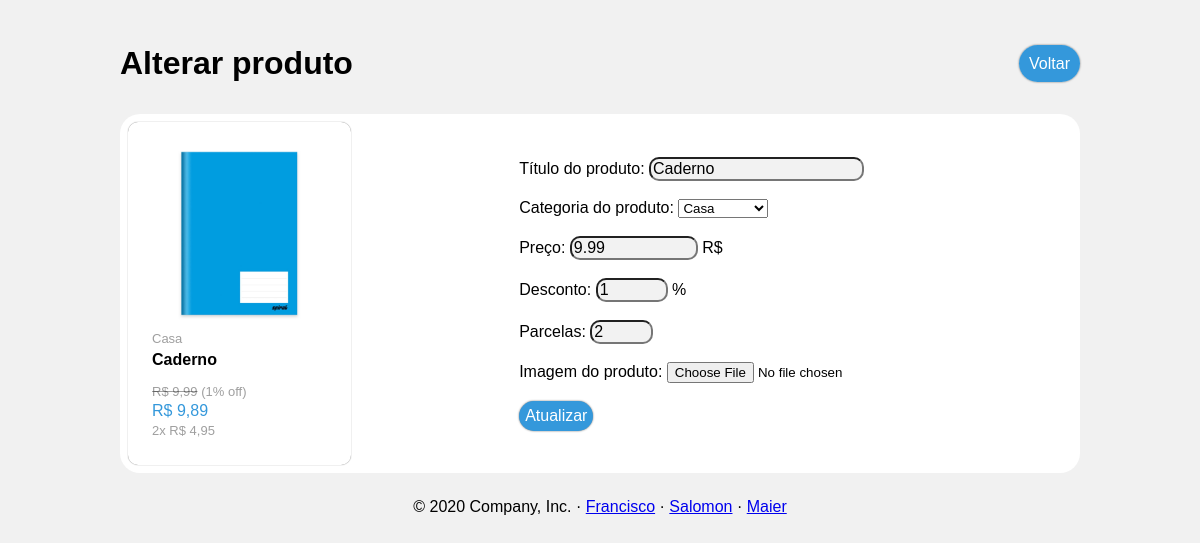
The page /alterar/?id=65 on the database its author committed.
### tables this page shows
CREATE TABLE IF NOT EXISTS `produto` (
  `id` int(11) NOT NULL AUTO_INCREMENT,
  `titulo` varchar(50) NOT NULL,
  `categoria` varchar(50) NOT NULL,
  `preco` float NOT NULL DEFAULT 0,
  `preco_formatado` varchar(50) DEFAULT NULL,
  `desconto` int(11) NOT NULL DEFAULT 0,
  `parcela` float NOT NULL,
  `preco_desconto` varchar(50) DEFAULT NULL,
  `preco_parcelado` varchar(50) DEFAULT NULL,
  `imagem` varchar(50) NOT NULL DEFAULT '',
  PRIMARY KEY (`id`)
);

CREATE TABLE IF NOT EXISTS `categorias` (
  `id` int(11) NOT NULL AUTO_INCREMENT,
  `categoria` varchar(50) NOT NULL DEFAULT '',
  PRIMARY KEY (`id`)
);

### core/Controller.php (called while the page is built, shortened)
<?php
class Controller {
	public function loadTemplate($viewName, $viewData = array()) {
		include 'views/template.php';
	}
	public function loadViewInTemplate($viewName, $viewData) {
		extract($viewData);
		include 'views/'.$viewName.'.php';
	}
}

### controllers/alterarController.php (called while the page is built, shortened)
<?php
    class alterarController extends Controller {
        public function index() {
            $id = $_GET["id"];
            $dados = array();
            $produto = new Produtos();
            $categoria = new Categorias();
            $dados["produtos"] = $produto->getProduto($id);
            $dados["categorias"] = $categoria->getAllCategorias();
            $this->loadTemplate('alterar', $dados);
        }
    }
?>

### core/Core.php (called while the page is built, shortened)
<?php
class Core {
	public function run() {
        $url = '/'.(isset($_GET['q'])?$_GET['q']:'');
		$parametros = array();
		if(!empty($url) && $url != '/') {
			$url = explode('/', $url);
			array_shift($url);
			array_shift($url);
			if(isset($url[0]) && $url[0] != '/') {
				$atualAcao = $url[0];
			} else {
				$atualAcao = 'index';
			}
		} else {
			$atualController = 'homeController';
			$atualAcao = 'index';
		}
		$c = new $atualController();
		if(!method_exists($c, $atualAcao)) {
			$atualAcao = 'index';
		}
		call_user_func_array(array($c, $atualAcao), $parametros);
	}
}

### index.php (called while the page is built, shortened)
<?php
$core = new Core();
$core->run();
?>

### core/Model.php (called while the page is built, shortened)
<?php
class Model {
	public function __construct() {
		global $db;
		$this->db = $db;
	}
}
?>

### models/Produtos.php (called while the page is built, shortened)
<?php
    class Produtos extends Model {
        public function getProduto($id) {
            $sql = "SELECT * FROM produto WHERE id=:id";
            $sql = $this->db->prepare($sql);
		    $sql->bindValue(":id", $id);
            $sql->execute();
            if($sql->rowCount() > 0) {
                $data = $sql->fetchAll();
                return $data;
            } else {
                return '';
            }
        }
    }
?>

### models/Categorias.php (called while the page is built, shortened)
<?php
    class Categorias extends Model {
        public function getAllCategorias() {
            $sql = "SELECT categoria FROM categorias";
            $sql = $this->db->query($sql);
            if($sql->rowCount() > 0) {
                $data = $sql->fetchAll();
                return $data;
            } else {
                return '';
            }
        }
    }
?>

### views/alterar.php (the view, shortened to what this page needs)
<header>
	<div class="titulo">
        <p>Alterar produto</p>
    </div>
    <div class="adicionar">
		<a href="<?php echo BASE_URL;?>">Voltar</a>
	</div>
</header>
<body>
    <section class="section_alterar">
        <?php
            foreach($produtos as $produto):
        ?>
        <div class="parte_preco">
            <div class="produto">
                <div class="imagem">
                        <img src="<?php echo BASE_URL; ?>assets/images/<?php echo $produto['imagem'] ?>" alt="">
                    </div>
                    <div class="categoria">
                        <?php
                            echo $categorias[$produto['categoria']]['categoria'];;
                        ?>
                    </div>
                <div class="titulo_produto"><?php echo $produto['titulo'] ?></div>
                <div class="precos">
                    <div class="preco_antigo"> <span class="span_preco">R$ <?php echo $produto['preco_formatado']?></span> (<?php  echo $produto['desconto'] ?>% off)</div>
                    <div class="preco_atual">R$ <?php echo $produto['preco_desconto'] ?></div>
                    <div class="preco_vezes"><?php echo $produto['parcela']?>x R$ <?php echo $produto['preco_parcelado'] ?></div>
                </div>
            </div>
        </div>
        <?php
        endforeach;
        ?>
        <div class="parte_formulario">
            <div class="formulario">
                <form action="<?php echo BASE_URL;?>alterar/up/?id=<?php echo $produto["id"]?>" method="post" enctype="multipart/form-data">
                    Título do produto: <input required type="text" value="<?php echo $produto["titulo"]?>" name="titulo" id="titulo"> <br><br>
                    Categoria do produto: <select  required name="categoria">
                        <?php foreach($categorias as $indice=>$categoria):?>
                            <option <?php echo ($produto["categoria"]==$indice?'selected="selected"':'') ?> value="<?php echo $indice ?>" name="<?php echo $indice ?>"><?php echo $categoria[0] ?></option>
                        <?php endforeach ?>
                    </select> <br><br>
                    Preço: <input  required type="number" step="0.01" value="<?php echo $produto['preco'] ?>" min="0" max="100000" name="preco" id="preco"> R$<br><br>
                    Desconto: <input required type="number" value="<?php echo $produto['desconto'] ?>" name="desconto" min='0' max='100' id="desconto"> %<br><br>
                    Parcelas: <input type="number" name="parcela" value="<?php echo $produto['parcela'] ?>" min='0' max='10' id="parcela"> <br><br>
                    Imagem do produto: <input type="file" name="img" value=""> <br><br>
                    <input type="submit" value="Atualizar" id="botao">
                </form>
            </div>
        </div>
    </section>
</body>

### assets/css/style.css (style rules this page uses)
body { margin: 0px; background-color: rgb(241, 241, 241); font-family: Arial, Helvetica, sans-serif; }
header { display: flex; justify-content: space-between; max-width: 960px; margin: auto; }
section { max-width: 960px; margin: auto; }
input { cursor:pointer; }
.section_alterar { border-radius: 20px; display: flex; background-color: white; }
section .parte_formulario { margin: auto; }
section .produto { padding: 24px; margin: 8px; width: 175px; background-color: white; border-radius: 10px; box-shadow: 0 0 1px #666; }
section .imagem { width: 175px; height: 175px; margin: auto; }
section .produto img { width: 100%; height: 100%; }
section .produto .categoria { color: rgba(0,0,0,0.38); font-size: 13px; margin-top: 10px; }
section .produto .precos { margin-top: 15px; }
section .produto .precos .preco_antigo { color: rgba(0,0,0,0.38); font-size: 13px; }
section .produto .precos .preco_atual { color: #3498db; }
section .produto .precos .preco_vezes { color: rgba(0,0,0,0.38); font-size: 13px; }
section .produto .titulo_produto { font-weight: bold; margin-top: 5px; }
.precos div { margin-bottom: 3px; }
.produto .precos .preco_antigo .span_preco { text-decoration:line-through; }
.titulo { max-width: 960px; }
.titulo p { font-size: 32px; font-weight: bold; }
.adicionar { margin: auto 0px; justify-content: flex-end; }
.adicionar a { color: white; text-decoration: none; background-color: #3498db; padding: 10px; border-radius: 20px; box-shadow: 0 0 2px #666; }
section .formulario { padding: 10px; background-color: white; }
section .formulario #titulo, section .formulario #preco, section .formulario #desconto, section .formulario #parcela, section .formulario #botao { background-color:#d3d3d34d; border-radius: 10px; font-size: 16px; }
section .formulario #botao { padding: 6px; border-radius: 20px; background-color: #3498db; box-shadow: 0 0 2px #666; color: white; border-width: 0px; }

### rows shown on the page
produto: imagem (picture), categoria.categoria "Casa", titulo "Caderno", preco_formatado "9,99", desconto "1", preco_desconto "9,89", parcela "2", preco_parcelado "4,95", categoria "Casa", preco "9.99"
